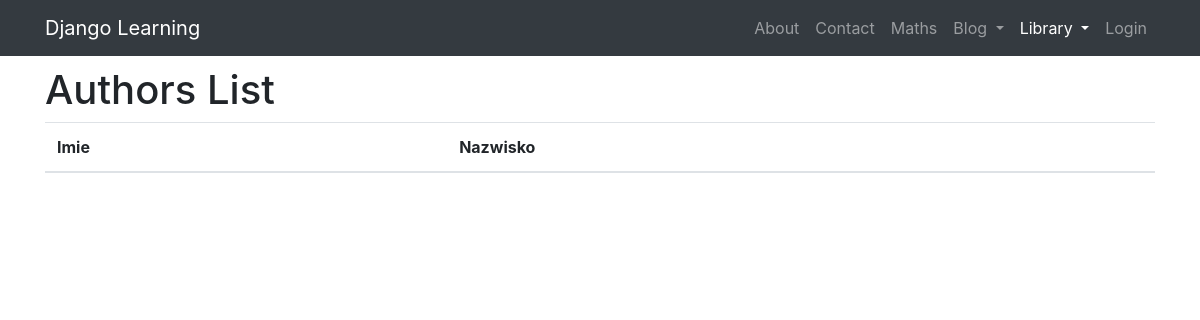
/books/all-authors, run on an earlier commit of the app's database.
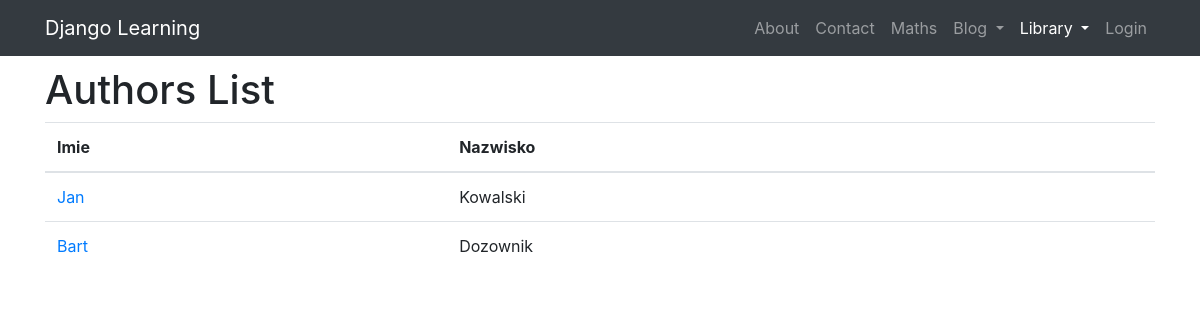
And on a later commit of the database.
### books/models.py (models this page shows, shortened)
class Author(models.Model):
    name = models.CharField(max_length=150, null=False)
    surname = models.CharField(max_length=150, null=False)
    author_bio = models.TextField(blank=True, null=True)

### books/templates/authors_list.html (shortened to what this page needs)
{% extends "main.html" %}
{% load bootstrap4 %}
{% block content %}
<h1>Authors List</h1>
<table class="table">
    <thead>
        <tr>
            <th>Imie</th>
            <th>Nazwisko</th>
        </tr>
    </thead>
    <tbody>
        {% for a in author_list %}
        <tr>
            <td><a href="{% url 'books:author_details' pk=a.pk%}">{{ a.name }}</a></td>
            <td>{{ a.surname }}</td>
        </tr>
        {% endfor %}
    </tbody>
</table>
{% endblock %}

What changed in the data, as far as the page shows it:
added Author: name "Jan", surname "Kowalski"
added Author: name "Bart", surname "Dozownik"
